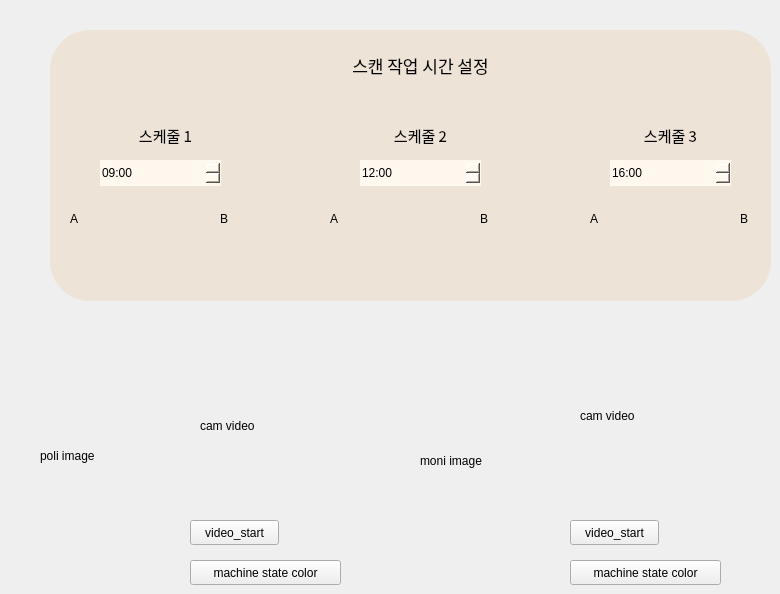
         <widget class="QWidget" name="settings_page">
          <widget class="QGroupBox" name="groupBox_5">
           <property name="geometry">
            <rect>
             <x>50</x>
             <y>30</y>
             <width>721</width>
             <height>271</height>
            </rect>
           </property>
           <property name="styleSheet">
            <string notr="true">border:none;
background-color: rgb(237, 227, 214);

border-top-left-radius:40px;
border-top-right-radius:40px;
border-bottom-left-radius:40px;
border-bottom-right-radius:40px;</string>
           </property>
           <property name="title">
            <string/>
           </property>
           <widget class="QLabel" name="schedule3_label">
            <property name="geometry">
             <rect>
              <x>590</x>
              <y>90</y>
              <width>61</width>
              <height>31</height>
             </rect>
            </property>
            <property name="font">
             <font>
              <family>NanumSquareRound</family>
              <pointsize>11</pointsize>
              <weight>50</weight>
              <italic>false</italic>
              <bold>false</bold>
             </font>
            </property>
            <property name="styleSheet">
             <string notr="true">font: 11pt &quot;NanumSquareRound&quot;;</string>
            </property>
            <property name="text">
             <string>스케줄 3</string>
            </property>
            <property name="alignment">
             <set>Qt::AlignCenter</set>
            </property>
           </widget>
           <widget class="QLabel" name="schedule1_label">
            <property name="geometry">
             <rect>
              <x>80</x>
              <y>90</y>
              <width>71</width>
              <height>31</height>
             </rect>
            </property>
            <property name="font">
             <font>
              <family>NanumSquareRound</family>
              <pointsize>11</pointsize>
              <weight>50</weight>
              <italic>false</italic>
              <bold>false</bold>
             </font>
            </property>
            <property name="styleSheet">
             <string notr="true">font: 11pt &quot;NanumSquareRound&quot;;</string>
            </property>
            <property name="text">
             <string>스케줄 1</string>
            </property>
            <property name="alignment">
             <set>Qt::AlignCenter</set>
            </property>
           </widget>
           <widget class="QDateTimeEdit" name="schedule1_timeedit">
            <property name="geometry">
             <rect>
              <x>50</x>
              <y>130</y>
              <width>121</width>
              <height>26</height>
             </rect>
            </property>
            <property name="styleSheet">
             <string notr="true">background-color: rgb(255, 248, 239);
</string>
            </property>
            <property name="time">
             <time>
              <hour>9</hour>
              <minute>0</minute>
              <second>0</second>
             </time>
            </property>
            <property name="minimumDateTime">
             <datetime>
              <hour>0</hour>
              <minute>0</minute>
              <second>0</second>
              <year>2000</year>
              <month>1</month>
              <day>1</day>
             </datetime>
            </property>
            <property name="currentSection">
             <enum>QDateTimeEdit::HourSection</enum>
            </property>
            <property name="displayFormat">
             <string>hh:mm</string>
            </property>
            <property name="calendarPopup">
             <bool>true</bool>
            </property>
            <property name="currentSectionIndex">
             <number>0</number>
            </property>
           </widget>
           <widget class="QLabel" name="schedule2_label">
            <property name="geometry">
             <rect>
              <x>340</x>
              <y>90</y>
              <width>61</width>
              <height>31</height>
             </rect>
            </property>
            <property name="font">
             <font>
              <family>NanumSquareRound</family>
              <pointsize>11</pointsize>
              <weight>50</weight>
              <italic>false</italic>
              <bold>false</bold>
             </font>
            </property>
            <property name="styleSheet">
             <string notr="true">font: 11pt &quot;NanumSquareRound&quot;;</string>
            </property>
            <property name="text">
             <string>스케줄 2</string>
            </property>
            <property name="alignment">
             <set>Qt::AlignCenter</set>
            </property>
           </widget>
           <widget class="QDateTimeEdit" name="schedule3_timeedit">
            <property name="geometry">
             <rect>
              <x>560</x>
              <y>130</y>
              <width>121</width>
              <height>26</height>
             </rect>
            </property>
            <property name="styleSheet">
             <string notr="true">background-color: rgb(255, 248, 239);
</string>
            </property>
            <property name="time">
             <time>
              <hour>16</hour>
              <minute>0</minute>
              <second>0</second>
             </time>
            </property>
            <property name="displayFormat">
             <string>hh:mm</string>
            </property>
           </widget>
           <widget class="QDateTimeEdit" name="schedule2_timeedit">
            <property name="geometry">
             <rect>
              <x>310</x>
              <y>130</y>
              <width>121</width>
              <height>26</height>
             </rect>
            </property>
            <property name="styleSheet">
             <string notr="true">background-color: rgb(255, 248, 239);
</string>
            </property>
            <property name="date">
             <date>
              <year>2000</year>
              <month>1</month>
              <day>1</day>
             </date>
            </property>
            <property name="time">
             <time>
              <hour>12</hour>
              <minute>0</minute>
              <second>0</second>
             </time>
            </property>
            <property name="minimumDateTime">
             <datetime>
              <hour>0</hour>
              <minute>0</minute>
              <second>0</second>
              <year>2000</year>
              <month>1</month>
              <day>1</day>
             </datetime>
            </property>
            <property name="displayFormat">
             <string>hh:mm</string>
            </property>
            <property name="calendarPopup">
             <bool>false</bool>
            </property>
           </widget>
           <widget class="QLabel" name="title_label">
            <property name="geometry">
             <rect>
              <x>290</x>
              <y>20</y>
              <width>161</width>
              <height>31</height>
             </rect>
            </property>
            <property name="font">
             <font>
              <family>NanumSquareRound</family>
              <pointsize>13</pointsize>
              <weight>50</weight>
              <italic>false</italic>
              <bold>false</bold>
             </font>
            </property>
            <property name="styleSheet">
             <string notr="true">font: 13pt &quot;NanumSquareRound&quot;;</string>
            </property>
            <property name="text">
             <string>스캔 작업 시간 설정</string>
            </property>
            <property name="alignment">
             <set>Qt::AlignCenter</set>
            </property>
           </widget>
           <widget class="QLabel" name="schedule1_toggle">
            <property name="geometry">
             <rect>
              <x>50</x>
              <y>220</y>
              <width>121</width>
              <height>31</height>
             </rect>
            </property>
            <property name="font">
             <font>
              <pointsize>14</pointsize>
             </font>
            </property>
            <property name="styleSheet">
             <string notr="true"/>
            </property>
            <property name="text">
             <string/>
            </property>
           </widget>
           <widget class="QLabel" name="schedule2_toggle">
            <property name="geometry">
             <rect>
              <x>310</x>
              <y>220</y>
              <width>121</width>
              <height>31</height>
             </rect>
            </property>
            <property name="font">
             <font>
              <pointsize>14</pointsize>
             </font>
            </property>
            <property name="styleSheet">
             <string notr="true"/>
            </property>
            <property name="text">
             <string/>
            </property>
           </widget>
           <widget class="QLabel" name="schedule3_toggle">
            <property name="geometry">
             <rect>
              <x>560</x>
              <y>220</y>
              <width>121</width>
              <height>31</height>
             </rect>
            </property>
            <property name="font">
             <font>
              <pointsize>14</pointsize>
             </font>
            </property>
            <property name="styleSheet">
             <string notr="true"/>
            </property>
            <property name="text">
             <string/>
            </property>
           </widget>
           <widget class="QLabel" name="schedule2_area_toggle">
            <property name="geometry">
             <rect>
              <x>310</x>
              <y>170</y>
              <width>121</width>
              <height>31</height>
             </rect>
            </property>
            <property name="font">
             <font>
              <pointsize>14</pointsize>
             </font>
            </property>
            <property name="styleSheet">
             <string notr="true"/>
            </property>
            <property name="text">
             <string/>
            </property>
           </widget>
           <widget class="QLabel" name="schedule3_area_toggle">
            <property name="geometry">
             <rect>
              <x>560</x>
              <y>170</y>
              <width>121</width>
              <height>31</height>
             </rect>
            </property>
            <property name="font">
             <font>
              <pointsize>14</pointsize>
             </font>
            </property>
            <property name="styleSheet">
             <string notr="true"/>
            </property>
            <property name="text">
             <string/>
            </property>
           </widget>
           <widget class="QLabel" name="schedule1_area_toggle">
            <property name="geometry">
             <rect>
              <x>50</x>
              <y>170</y>
              <width>121</width>
              <height>31</height>
             </rect>
            </property>
            <property name="font">
             <font>
              <pointsize>14</pointsize>
             </font>
            </property>
            <property name="styleSheet">
             <string notr="true"/>
            </property>
            <property name="text">
             <string/>
            </property>
           </widget>
           <widget class="QLabel" name="label_3">
            <property name="geometry">
             <rect>
              <x>20</x>
              <y>180</y>
              <width>21</width>
              <height>17</height>
             </rect>
            </property>
            <property name="text">
             <string>A</string>
            </property>
           </widget>
           <widget class="QLabel" name="label_4">
            <property name="geometry">
             <rect>
              <x>170</x>
              <y>180</y>
              <width>21</width>
              <height>17</height>
             </rect>
            </property>
            <property name="text">
             <string>B</string>
            </property>
           </widget>
           <widget class="QLabel" name="label_8">
            <property name="geometry">
             <rect>
              <x>430</x>
              <y>180</y>
              <width>21</width>
              <height>17</height>
             </rect>
            </property>
            <property name="text">
             <string>B</string>
            </property>
           </widget>
           <widget class="QLabel" name="label_9">
            <property name="geometry">
             <rect>
              <x>280</x>
              <y>180</y>
              <width>21</width>
              <height>17</height>
             </rect>
            </property>
            <property name="text">
             <string>A</string>
            </property>
           </widget>
           <widget class="QLabel" name="label_10">
            <property name="geometry">
             <rect>
              <x>690</x>
              <y>180</y>
              <width>21</width>
              <height>17</height>
             </rect>
            </property>
            <property name="text">
             <string>B</string>
            </property>
           </widget>
           <widget class="QLabel" name="label_11">
            <property name="geometry">
             <rect>
              <x>540</x>
              <y>180</y>
              <width>21</width>
              <height>17</height>
             </rect>
            </property>
            <property name="text">
             <string>A</string>
            </property>
           </widget>
          </widget>
          <widget class="QLabel" name="video_label">
           <property name="geometry">
            <rect>
             <x>200</x>
             <y>360</y>
             <width>171</width>
             <height>131</height>
            </rect>
           </property>
           <property name="text">
            <string>cam video</string>
           </property>
          </widget>
          <widget class="QPushButton" name="video_start">
           <property name="geometry">
            <rect>
             <x>190</x>
             <y>520</y>
             <width>89</width>
             <height>25</height>
            </rect>
           </property>
           <property name="text">
            <string>video_start</string>
           </property>
          </widget>
          <widget class="QLabel" name="label_12">
           <property name="geometry">
            <rect>
             <x>40</x>
             <y>390</y>
             <width>131</width>
             <height>131</height>
            </rect>
           </property>
           <property name="text">
            <string>poli image</string>
           </property>
          </widget>
          <widget class="QLabel" name="label_13">
           <property name="geometry">
            <rect>
             <x>420</x>
             <y>390</y>
             <width>151</width>
             <height>141</height>
            </rect>
           </property>
           <property name="text">
            <string>moni image</string>
           </property>
          </widget>
          <widget class="QLabel" name="video_label_2">
           <property name="geometry">
            <rect>
             <x>580</x>
             <y>350</y>
             <width>171</width>
             <height>131</height>
            </rect>
           </property>
           <property name="text">
            <string>cam video</string>
           </property>
          </widget>
          <widget class="QPushButton" name="video_start_2">
           <property name="geometry">
            <rect>
             <x>570</x>
             <y>520</y>
             <width>89</width>
             <height>25</height>
            </rect>
           </property>
           <property name="text">
            <string>video_start</string>
           </property>
          </widget>
          <widget class="QPushButton" name="pushButton_2">
           <property name="geometry">
            <rect>
             <x>190</x>
             <y>560</y>
             <width>151</width>
             <height>25</height>
            </rect>
           </property>
           <property name="text">
            <string>machine state color</string>
           </property>
          </widget>
          <widget class="QPushButton" name="pushButton_3">
           <property name="geometry">
            <rect>
             <x>570</x>
             <y>560</y>
             <width>151</width>
             <height>25</height>
            </rect>
           </property>
           <property name="text">
            <string>machine state color</string>
           </property>
          </widget>
         </widget>
